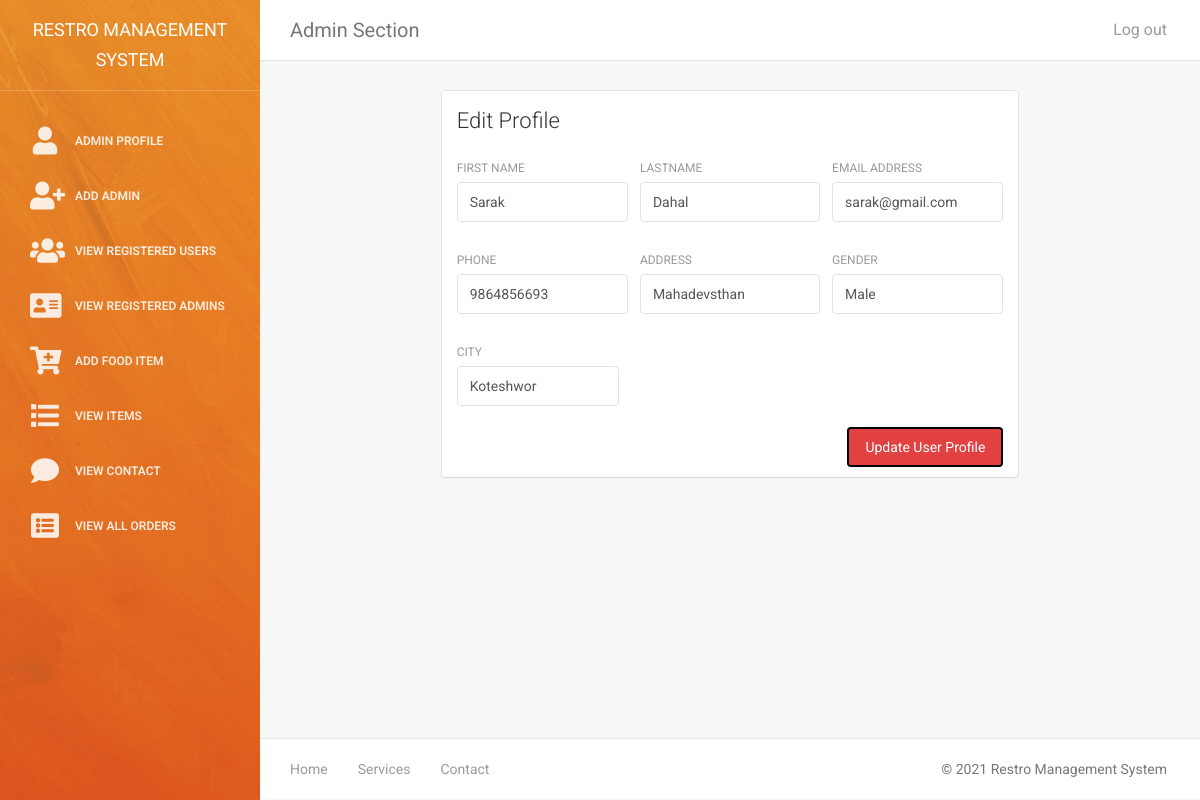
The app's page /admin/adminUserUpdate.php?edit=1 (signed in) with its own data.
### tables this page shows
CREATE TABLE `tbl_register_user` (
  `u_id` int(11) NOT NULL,
  `fname` varchar(50) NOT NULL,
  `lname` varchar(255) NOT NULL,
  `e_mail` varchar(255) NOT NULL,
  `phone` bigint(50) NOT NULL,
  `address` varchar(255) NOT NULL,
  `city` varchar(255) NOT NULL,
  `gender` enum('Male','Female','Other','') NOT NULL,
  `password` varchar(255) NOT NULL,
  `confirm_password` varchar(255) NOT NULL
);

### include/connection_db.php (called while the page is built, shortened)
<?php
class Connection
{
    private $host;
    private $user;
    private $password;
    private $database;
    private $connect;
    public function __construct()
    {
        $this->host = "localhost";
        $this->user = "root";
        $this->password = "";
        $this->database = "restro_database";
    }
    public function getConnection()
    {
        $this->connect = new mysqli($this->host,$this->user,$this->password,$this->database);
        if($this->connect->connect_error)
        {
            die("Error :" .$this->connect->error);
        }
        else
        {
            return $this->connect;
        }
    }
    public function getData($sql)
    {
        $data = [];
        $result = $this->connect->query($sql);
        if($result->num_rows > 0)
        {
            while($row = $result->fetch_assoc())
            {
                $data[] = $row;
            }
        }
        else
        {
            echo "No data found";
        }
        return $data;
    }
}

### classes/user.class.php (called while the page is built, shortened)
<?php
    require "../include/connection_db.php";
    Class User extends Connection
    {
        private $connect;
        function __construct(){
            $this->connect = new Connection();
        }
        public function selectUser($u_id){
            return $this->connect->getData("SELECT * FROM `tbl_register_user` WHERE `u_id` = '$u_id'");
        }
    }
?>

### admin/adminUserUpdate.php (the view, shortened to what this page needs)
<?php
    require '../classes/user.class.php';
    $user = new User();
    $data = $user->selectUser($_GET['edit']);
?>
<!doctype html>
<html lang="en">
<head>
    <link href="assets/css/bootstrap.min.css" rel="stylesheet" />
    <link href="assets/css/animate.min.css" rel="stylesheet"/>
    <link href="assets/css/light-bootstrap-dashboard.css?v=1.4.0" rel="stylesheet"/>
    <link href="assets/css/demo.css" rel="stylesheet" />
    <link href="http://maxcdn.bootstrapcdn.com/font-awesome/4.2.0/css/font-awesome.min.css" rel="stylesheet">
    <link href="../webfonts/fontawesome.css" rel="stylesheet" />
</head>
<body>
<div class="wrapper">
    <?php include 'admin-sideprofile.php'; ?>
    <div class="main-panel">
		<?php include 'admin-navbar.php'; ?>
        <div class="content">
            <div class="container-fluid">
                <div class="row">
                    <div class="col-md-2"></div>
                    <div class="col-md-8">
                        <div class="card">
                            <div class="header">
                                <h4 class="title">Edit Profile</h4>
                            </div>
                            <div class="content">
                                <form action="../action/userUpdate-action.php" method="POST">
                                    <div class="row">
                                        <div class="col-md-4">
                                            <div class="form-group">
                                                <label>First Name</label>
                                                <input type="text" class="form-control" name="fname" placeholder="Company" value="<?php echo $data[0]['fname']; ?>">
                                            </div>
                                        </div>
                                        <div class="col-md-4">
                                            <div class="form-group">
                                                <label>Lastname</label>
                                                <input type="text" class="form-control" name="lname" placeholder="Username" value="<?php echo $data[0]['lname']; ?>">
                                            </div>
                                        </div>
                                        <div class="col-md-4">
                                            <div class="form-group">
                                                <label for="exampleInputEmail1">Email address</label>
                                                <input type="email" class="form-control" name="email" placeholder="Email" value="<?php echo $data[0]['e_mail']; ?>">
                                            </div>
                                        </div>
                                    </div>
                                    <div class="row">
                                        <div class="col-md-4">
                                            <div class="form-group">
                                                <label>Phone</label>
                                                <input type="text" class="form-control" name="phone" placeholder="Phone" value="<?php echo $data[0]['phone']; ?>">
                                            </div>
                                        </div>
                                        <div class="col-md-4">
                                            <div class="form-group">
                                                <label>Address</label>
                                                <input type="text" class="form-control" name="address" placeholder="Address" value="<?php echo $data[0]['address']; ?>">
                                            </div>
                                        </div>
                                        <div class="col-md-4">
                                            <div class="form-group">
                                                <label>Gender</label>
                                                <input type="text" class="form-control" name="gender" placeholder="Gender" value="<?php echo $data[0]['gender']; ?>">
                                            </div>
                                        </div>
                                    </div>
                                    <div class="row">
                                    <div class="col-md-4">
                                            <div class="form-group">
                                                <label>City</label>
                                                <input type="text" class="form-control" name="city" placeholder="City" value="<?php echo $data[0]['city']; ?>">
                                            </div>
                                        </div>
                                    </div>
                                    <button type="submit" class="btn btn-info btn-fill pull-right" name="adminUserUpdate">Update User Profile</button>
                                    <div class="clearfix"></div>
                                </form>
                            </div>
                        </div>
                    </div>
                    <div class="col-md-2"></div>
                </div>
            </div>
        </div>
        <?php include 'admin-footer.php'; ?>
    </div>
</div>
</body>
</html>

### records on screen
tbl_register_user: fname "Sarak", lname "Dahal", email "sarak@gmail.com", phone "9864856693", address "Mahadevsthan", gender "Male", city "Koteshwor"
